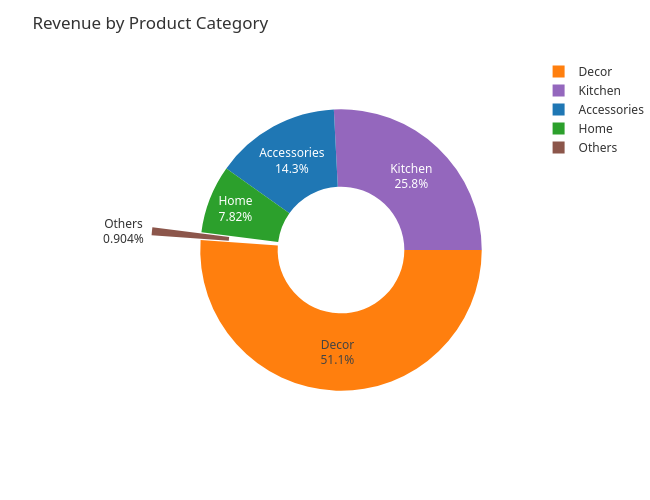

The cell this chart's notebook holds for it:
### Markdown cell above
### Revenue by Product Category

### Code cell
import pandas as pd
import plotly.express as px

df = pd.read_csv("../data/gold/category_revenue.csv")

# Group small categories into "Others"
threshold = 50000
df['Category'] = df.apply(
    lambda row: row['ProductCategory'] if row['TotalPrice'] >= threshold else 'Others',
    axis=1
)

df_grouped = df.groupby('Category', as_index=False)['TotalPrice'].sum()

fig = px.pie(
    df_grouped,
    names="Category",
    values="TotalPrice",
    hole=0.45,
    color="Category",
    color_discrete_sequence=[
        "#1F77B4", "#FF7F0E","#2CA02C","#9467BD", "#8C564B"
    ],
    title="Revenue by Product Category"
)

# Default: all labels inside
fig.update_traces(
    textinfo="label+percent",
    textposition="inside",
    pull=[0.35 if c == "Others" else 0 for c in df_grouped["Category"]],
    rotation=90
)

# --- Override ONLY the Others label to be outside ---
text_positions = []
for c in df_grouped["Category"]:
    if c == "Others":
        text_positions.append("outside")
    else:
        text_positions.append("inside")

fig.data[0].textposition = text_positions

fig.update_layout(
    width=650,
    height=500,
    margin=dict(l=0, r=0, t=40, b=0),
    font=dict(family="Segoe UI, Roboto, Arial", size=12, color="#333")
)

fig.show()

### Figure 1 — Plotly figure (JSON) as saved in the notebook; plotly's stock layout.template omitted (floating-point values rounded to 4 significant figures)
{"data": [{"customdata": [["Accessories"], ["Decor"], ["Home"], ["Kitchen"], ["Others"]], "domain": {"x": [0, 1], "y": [0, 1]}, "hole": 0.45, "hovertemplate": "Category=%{customdata[0]}<br>TotalPrice=%{value}<extra></extra>", "labels": ["Accessories", "Decor", "Home", "Kitchen", "Others"], "legendgroup": "", "marker": {"colors": ["#1F77B4", "#FF7F0E", "#2CA02C", "#9467BD", "#8C564B"]}, "name": "", "pull": [0, 0, 0, 0, 0.35], "rotation": 90, "showlegend": true, "textinfo": "label+percent", "textposition": ["inside", "inside", "inside", "inside", "outside"], "type": "pie", "values": [619900.0, 2209000.0, 337900.0, 1115000.0, 39060.0]}], "layout": {"font": {"color": "#333", "family": "Segoe UI, Roboto, Arial", "size": 12}, "height": 500, "legend": {"tracegroupgap": 0}, "margin": {"b": 0, "l": 0, "r": 0, "t": 40}, "piecolorway": ["#1F77B4", "#FF7F0E", "#2CA02C", "#9467BD", "#8C564B"], "title": {"text": "Revenue by Product Category"}, "width": 650}}
